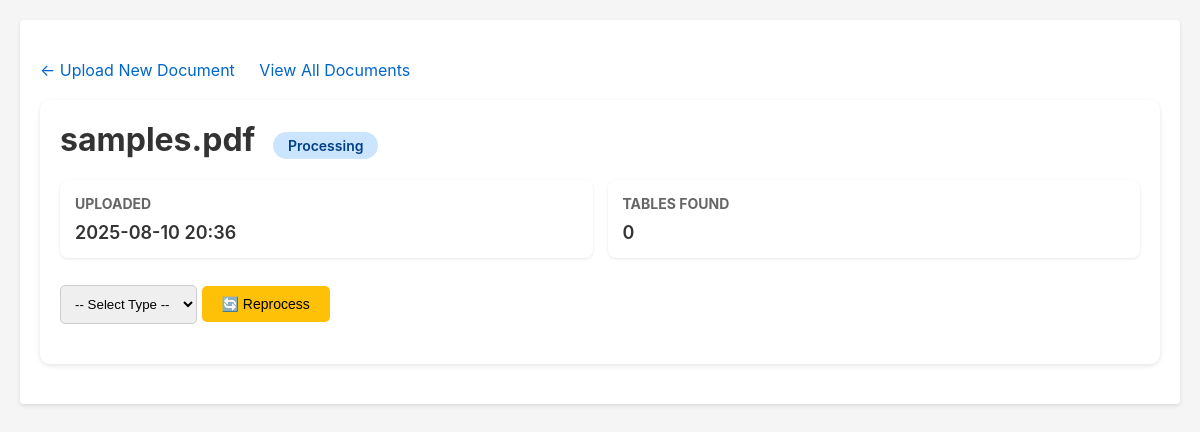
Page /document/12/ on the committed database.
### ocrapp/models.py (models this page shows, shortened)
class Document(models.Model):
    STATUS_CHOICES = [
        ('PENDING', 'Pending Processing'),
        ('PROCESSING', 'Processing'),
        ('COMPLETED', 'Completed'),
        ('FAILED', 'Failed'),
    ]
    file = models.FileField(
        upload_to='uploads/%Y/%m/%d/',
        help_text="Uploaded PDF file"
    )
    original_filename = models.CharField(
        max_length=255,
        help_text="Original name of the uploaded file"
    )
    document_type = models.ForeignKey(
        DocumentType,
        on_delete=models.SET_NULL,
        null=True,
        blank=True,
        help_text="Type of document (NPT, Rebut, Defauts, Kosu)"
    )
    status = models.CharField(
        max_length=20,
        choices=STATUS_CHOICES,
        default='PENDING',
        help_text="Current processing status"
    )
    error_message = models.TextField(
        blank=True,
        help_text="Error message if processing failed"
    )
    extracted_data = models.JSONField(
        default=dict,
        blank=True,
        help_text="Extracted table data in JSON format"
    )
    table_count = models.IntegerField(
        default=0,
        help_text="Number of tables extracted"
    )
    excel_file = models.FileField(
        upload_to='exports/excel/%Y/%m/%d/',
        blank=True,
        null=True,
        help_text="Generated Excel file"
    )
    json_file = models.FileField(
        upload_to='exports/json/%Y/%m/%d/',
        blank=True,
        null=True,
        help_text="Generated JSON file"
    )
    uploaded_at = models.DateTimeField(auto_now_add=True)
    processed_at = models.DateTimeField(null=True, blank=True)
    class Meta:
        verbose_name = 'Document'
        verbose_name_plural = 'Documents'
        ordering = ['-uploaded_at']

### ocrapp/views.py (the view)
# urls.py: path('document/<int:pk>/', views.document_detail, name='document_detail'),
def document_detail(request: HttpRequest, pk: int) -> HttpResponse:
    document = get_object_or_404(Document, pk=pk)
    extracted_data = document.extracted_data
    tables = extracted_data.get('tables', []) if extracted_data else []
    context = {
        'document': document,
        'extracted_data': extracted_data,
        'tables': tables,
        'has_excel': bool(document.excel_file),
        'has_json': bool(document.json_file),
    }
    return render(request, 'ocrapp/document_detail.html', context)

### ocrapp/templates/ocrapp/document_detail.html (shortened to what this page needs)
{% load static %}
<!DOCTYPE html>
<html lang="en">
<head>
    <link rel="stylesheet" href="{% static 'styles.css' %}">
</head>
<body>
    <div class="container">
        <div class="nav-links">
            <a href="{% url 'upload_file' %}">← Upload New Document</a>
            <a href="{% url 'document_list' %}">View All Documents</a>
        </div>
        <div class="header">
            <h1>{{ document.original_filename }}
                <span class="status-badge status-{{ document.status|lower }}">
                    {{ document.get_status_display }}
                </span>
            </h1>
            <div class="info-grid">
                <div class="info-card">
                    <h3>Uploaded</h3>
                    <p>{{ document.uploaded_at|date:"Y-m-d H:i" }}</p>
                </div>
                <div class="info-card">
                    <h3>Tables Found</h3>
                    <p>{{ document.table_count }}</p>
                </div>
            </div>
            <div class="export-buttons">
                <form method="post" action="{% url 'reprocess_document' document.pk %}" style="display: inline;">
                    <select name="document_type" style="padding: 10px; border-radius: 5px; border: 1px solid #ccc;">
                        <option value="">-- Select Type --</option>
                    </select>
                    <button type="submit" class="btn btn-reprocess">🔄 Reprocess</button>
                </form>
            </div>
        </div>
    </div>
</body>
</html>

### static/styles.css (style rules this page uses)
body { font-family: Arial, sans-serif; background-color: #f5f5f5; margin: 0; padding: 0; }
.container { max-width: 800px; margin: 40px auto; padding: 20px; background-color: #fff; box-shadow: 0 2px 4px rgba(0, 0, 0, 0.1); border-radius: 4px; }
h1 { margin-top: 0; color: #333; }
button { background-color: #007bff; border: none; color: white; padding: 8px 16px; text-align: center; text-decoration: none; display: inline-block; font-size: 14px; margin-top: 8px; border-radius: 4px; cursor: pointer; }
a { color: #007bff; text-decoration: none; }

### ocrapp/templates/ocrapp/document_detail.html (style rules this page uses)
body { font-family: -apple-system, BlinkMacSystemFont, 'Segoe UI', Roboto, Oxygen, Ubuntu, sans-serif; background: #f5f5f5; margin: 0; padding: 20px; }
.container { max-width: 1200px; margin: 0 auto; }
.header { background: white; padding: 20px; border-radius: 10px; box-shadow: 0 2px 5px rgba(0,0,0,0.1); margin-bottom: 20px; }
.status-badge { display: inline-block; padding: 5px 15px; border-radius: 20px; font-size: 14px; font-weight: 600; margin-left: 10px; }
.status-processing { background: #cce5ff; color: #004085; }
.export-buttons { display: flex; gap: 10px; margin: 20px 0; }
.btn { padding: 10px 20px; border: none; border-radius: 5px; text-decoration: none; display: inline-flex; align-items: center; gap: 8px; cursor: pointer; transition: all 0.3s; }
.btn-reprocess { background: #ffc107; color: #000; }
.info-grid { display: grid; grid-template-columns: repeat(auto-fit, minmax(200px, 1fr)); gap: 15px; margin: 20px 0; }
.info-card { background: white; padding: 15px; border-radius: 8px; box-shadow: 0 1px 3px rgba(0,0,0,0.1); }
.info-card h3 { margin: 0 0 10px 0; color: #666; font-size: 14px; text-transform: uppercase; }
.info-card p { margin: 0; font-size: 18px; font-weight: 600; color: #333; }
.nav-links { margin: 20px 0; }
.nav-links a { color: #0066cc; text-decoration: none; margin-right: 20px; }

### rows in the picture
Document: original_filename "samples.pdf", status "Processing", uploaded_at "2025-08-10 20:36", table_count "0"
